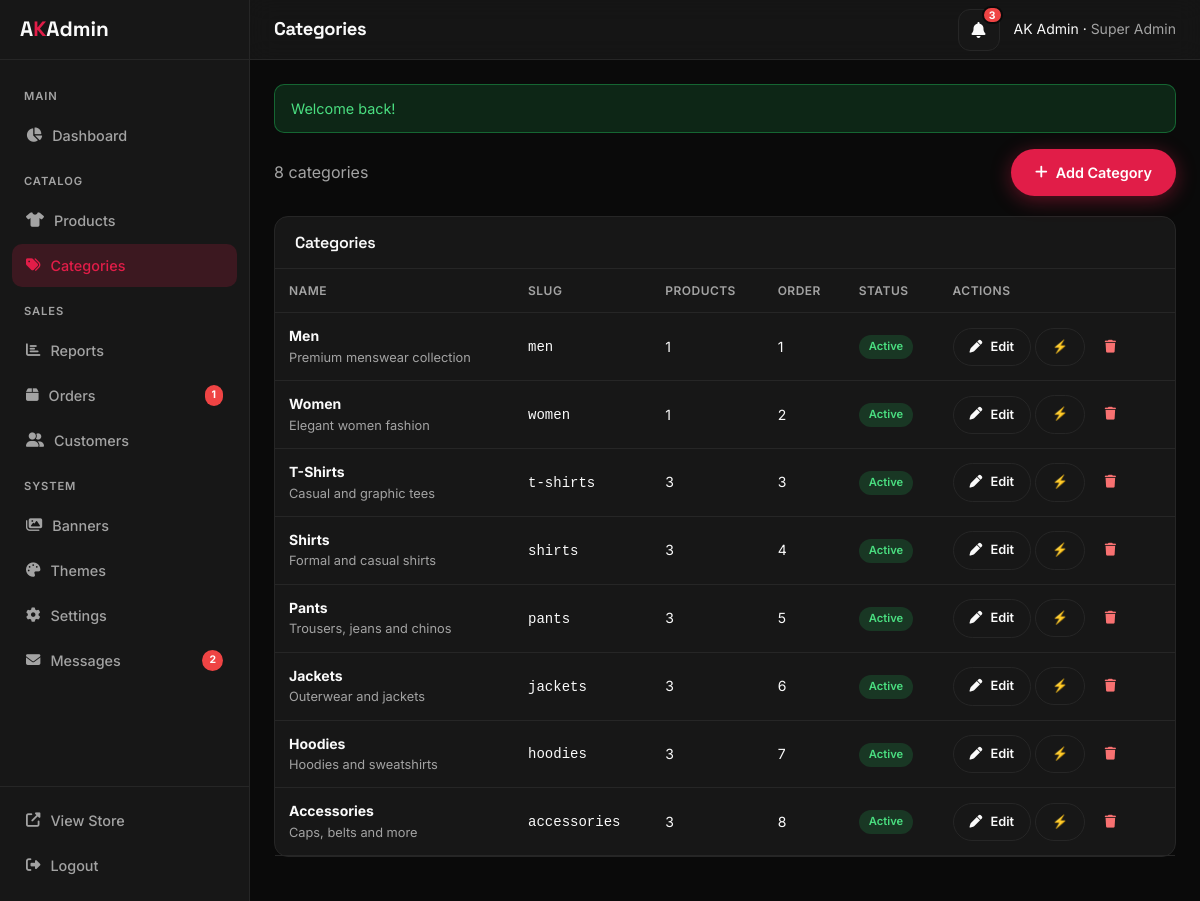
Screenshot of /admin/categories.php (signed in) with the database file from the repository.
### tables this page shows
CREATE TABLE `categories` (
  `id` INT UNSIGNED NOT NULL AUTO_INCREMENT,
  `name` VARCHAR(100) NOT NULL,
  `slug` VARCHAR(100) NOT NULL,
  `description` TEXT,
  `image` VARCHAR(255) DEFAULT NULL,
  `parent_id` INT UNSIGNED DEFAULT NULL,
  `sort_order` INT NOT NULL DEFAULT 0,
  `status` ENUM('active','inactive') NOT NULL DEFAULT 'active',
  PRIMARY KEY (`id`),
  UNIQUE KEY (`slug`)
);

### app/helpers/Database.php (called while the page is built, shortened)
<?php
class Database {
    private static $instance = null;
    public static function getInstance() {
        if (self::$instance === null) {
            $c = require dirname(__DIR__) . '/config/config.php';
            $d = $c['db'];
            $dsn = "mysql:host={$d['host']};port={$d['port']};dbname={$d['name']};charset={$d['charset']}";
            try {
                self::$instance = new PDO($dsn, $d['user'], $d['pass'], [
                    PDO::ATTR_ERRMODE => PDO::ERRMODE_EXCEPTION,
                    PDO::ATTR_DEFAULT_FETCH_MODE => PDO::FETCH_ASSOC,
                    PDO::ATTR_EMULATE_PREPARES => false,
                ]);
            } catch (PDOException $e) {
                die($c['app_debug'] ? 'DB Error: '.$e->getMessage() : 'Database connection failed.');
            }
        }
        return self::$instance;
    }
    public static function query($sql, $params = []) {
        $stmt = self::getInstance()->prepare($sql);
        $stmt->execute($params);
        return $stmt;
    }
    public static function fetchAll($sql, $params = []) {
        return self::query($sql, $params)->fetchAll();
    }
}

### app/helpers/functions.php (called while the page is built, shortened)
<?php
function e($v) { return htmlspecialchars((string)($v ?? ''), ENT_QUOTES, 'UTF-8'); }
function truncate($t, $len = 100) {
    if (strlen($t) <= $len) return $t;
    return substr($t, 0, $len).'...';
}
    ?>

### public/admin/categories.php (the view, shortened to what this page needs)
<?php
$cats = Database::fetchAll("SELECT c.*, (SELECT COUNT(*) FROM products WHERE category_id=c.id) as product_count FROM categories c ORDER BY sort_order, id");
?>
<div style="display:flex;justify-content:space-between;align-items:center;margin-bottom:20px">
  <span class="text-muted"><?= count($cats) ?> categories</span>
  <a href="/admin/category-edit.php" class="btn btn-primary"><i class="fas fa-plus"></i> Add Category</a>
</div>
<div class="panel">
  <div class="panel-header"><h3>Categories</h3></div>
  <div class="panel-body" style="padding:0">
    <table class="data-table">
      <thead><tr><th>Name</th><th>Slug</th><th>Products</th><th>Order</th><th>Status</th><th>Actions</th></tr></thead>
      <tbody>
      <?php foreach ($cats as $c): ?>
      <tr>
        <td><strong><?= e($c['name']) ?></strong>
          <?php if ($c['description']): ?><div class="text-muted" style="font-size:.8rem"><?= e(truncate($c['description'],50)) ?></div><?php endif; ?>
        </td>
        <td><code><?= e($c['slug']) ?></code></td>
        <td><?= (int)$c['product_count'] ?></td>
        <td><?= (int)$c['sort_order'] ?></td>
        <td><span class="badge badge-<?= $c['status']==='active'?'success':'warning' ?>"><?= e(ucfirst($c['status'])) ?></span></td>
        <td style="white-space:nowrap">
          <a href="/admin/category-edit.php?id=<?= $c['id'] ?>" class="btn btn-sm btn-outline"><i class="fas fa-pen"></i> Edit</a>
          <a href="?toggle=<?= $c['id'] ?>" class="btn btn-sm btn-outline">⚡</a>
          <a href="?delete=<?= $c['id'] ?>" class="btn btn-sm" style="color:#f87171" onclick="return confirm('Delete category?')"><i class="fas fa-trash"></i></a>
        </td>
      </tr>
      <?php endforeach; ?>
      </tbody>
    </table>
  </div>
</div>
<?php $content=ob_get_clean(); require dirname(__DIR__,2).'/app/views/layouts/admin.php'; ?>

### public/assets/css/app.css (style rules this page uses)
*,*::before,*::after { box-sizing:border-box;margin:0;padding:0 }
:root { --font-sans:'Inter',system-ui,sans-serif;--font-display:'Space Grotesk',var(--font-sans);--radius:12px;--header-h:70px;--transition:.25s ease }
html { scroll-behavior:smooth }
body { font-family:var(--font-sans);background:var(--color-bg);color:var(--color-text);line-height:1.6;min-height:100vh;-webkit-font-smoothing:antialiased }
a { color:inherit;text-decoration:none;transition:color var(--transition) }
h1,h2,h3,h4 { font-family:var(--font-display);font-weight:700;line-height:1.2;letter-spacing:-.02em }
.text-muted { color:var(--color-text-muted) }
.btn { display:inline-flex;align-items:center;justify-content:center;gap:8px;padding:12px 24px;font-weight:600;font-size:.9rem;border-radius:999px;cursor:pointer;transition:all var(--transition);white-space:nowrap }
.btn-primary { background:var(--color-primary);color:#fff;box-shadow:0 4px 20px color-mix(in srgb,var(--color-primary) 40%,transparent) }
.btn-outline { border:1.5px solid var(--color-border);color:var(--color-text) }
.btn-sm { padding:8px 16px;font-size:.8rem }

### public/assets/css/admin.css (style rules this page uses)
:root { --sidebar-w:250px;--topbar-h:60px }
body.admin-body { background:var(--color-bg);color:var(--color-text);display:flex;min-height:100vh;margin:0;font-family:var(--font-sans) }
.panel { background:var(--color-surface);border:1px solid var(--color-border);border-radius:14px;margin-bottom:20px }
.panel-header { display:flex;align-items:center;justify-content:space-between;padding:16px 20px;border-bottom:1px solid var(--color-border) }
.panel-header h3 { font-size:1rem;font-weight:600 }
.panel-body { padding:20px }
table.data-table { width:100%;border-collapse:collapse }
.data-table th,.data-table td { padding:12px 14px;text-align:left;border-bottom:1px solid var(--color-border);font-size:.875rem }
.data-table th { font-weight:600;color:var(--color-text-muted);font-size:.75rem;text-transform:uppercase;letter-spacing:.04em }
.badge { display:inline-flex;padding:3px 10px;border-radius:999px;font-size:.7rem;font-weight:600 }
.badge-success { background:color-mix(in srgb,#22c55e 18%,transparent);color:#4ade80 }

### rows the page displays
categories: name "Men", description "Premium menswear collection", slug "men", product_count "1", sort_order "1", status "Active"
categories: name "Women", description "Elegant women fashion", slug "women", product_count "1", sort_order "2", status "Active"
categories: name "T-Shirts", description "Casual and graphic tees", slug "t-shirts", product_count "3", sort_order "3", status "Active"
categories: name "Shirts", description "Formal and casual shirts", slug "shirts", product_count "3", sort_order "4", status "Active"
categories: name "Pants", description "Trousers, jeans and chinos", slug "pants", product_count "3", sort_order "5", status "Active"
categories: name "Jackets", description "Outerwear and jackets", slug "jackets", product_count "3", sort_order "6", status "Active"
categories: name "Hoodies", description "Hoodies and sweatshirts", slug "hoodies", product_count "3", sort_order "7", status "Active"
categories: name "Accessories", description "Caps, belts and more", slug "accessories", product_count "3", sort_order "8", status "Active"

### other values shown
$pendingOrders "1"
$newMessages "2"
$pageTitle "Categories"
$notifCount "3"
$user['name'] "AK Admin"
$user['role_name'] "Super Admin"
$m "Welcome back!"
count($cats) "8"
